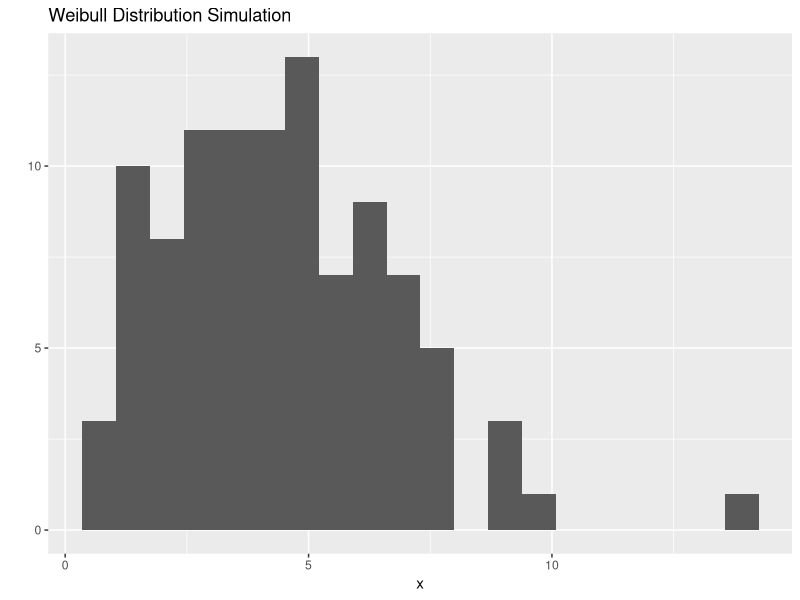

Here is the R script that generated this plot:
## ---- chunk 1
# Example R code snippet
library(ggplot2)

# Simulated Weibull data
set.seed(123)
x <- rweibull(100, shape = 2, scale = 5)
qplot(x, bins = 20, main = "Weibull Distribution Simulation")

